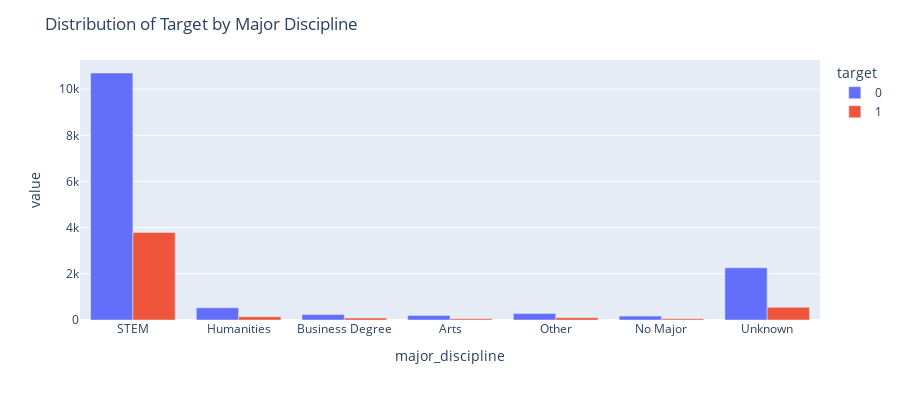

The code cell stored with this chart in its notebook:
### Code cell
# discipline을 원하는 순서대로 정의합니다.
disc_order = ['STEM','Humanities','Business Degree','Arts','Other', 'No Major', 'Unknown']

# 'education_level' 열을 Categorical 데이터 타입으로 변환하여 순서를 지정합니다.
aug_train['major_discipline'] = pd.Categorical(aug_train['major_discipline'], categories=disc_order, ordered=True)

# 교차표를 생성합니다.
EducationLevel = pd.crosstab(aug_train['major_discipline'], aug_train['target']).reset_index().melt(id_vars='major_discipline')

# Plotly Express를 사용하여 막대 그래프를 그립니다.
fig = px.bar(EducationLevel, x="major_discipline", y="value", color='target', barmode='group',
             height=400, width=900)

# 제목 추가
fig.update_layout(title="Distribution of Target by Major Discipline")
fig.show()

### Figure 1 — Plotly figure (JSON) as saved in the notebook; plotly's stock layout.template omitted (floating-point values rounded to 4 significant figures)
{"data": [{"alignmentgroup": "True", "hovertemplate": "target=0<br>major_discipline=%{x}<br>value=%{y}<extra></extra>", "legendgroup": "0", "marker": {"color": "#636efa", "pattern": {"shape": ""}}, "name": "0", "offsetgroup": "0", "orientation": "v", "showlegend": true, "textposition": "auto", "type": "bar", "x": ["STEM", "Humanities", "Business Degree", "Arts", "Other", "No Major", "Unknown"], "xaxis": "x", "y": [10701, 528, 241, 200, 279, 168, 2264], "yaxis": "y"}, {"alignmentgroup": "True", "hovertemplate": "target=1<br>major_discipline=%{x}<br>value=%{y}<extra></extra>", "legendgroup": "1", "marker": {"color": "#EF553B", "pattern": {"shape": ""}}, "name": "1", "offsetgroup": "1", "orientation": "v", "showlegend": true, "textposition": "auto", "type": "bar", "x": ["STEM", "Humanities", "Business Degree", "Arts", "Other", "No Major", "Unknown"], "xaxis": "x", "y": [3791, 141, 86, 53, 102, 55, 549], "yaxis": "y"}], "layout": {"barmode": "group", "height": 400, "legend": {"title": {"text": "target"}, "tracegroupgap": 0}, "margin": {"t": 60}, "title": {"text": "Distribution of Target by Major Discipline"}, "width": 900, "xaxis": {"anchor": "y", "domain": [0, 1], "title": {"text": "major_discipline"}}, "yaxis": {"anchor": "x", "domain": [0, 1], "title": {"text": "value"}}}}
